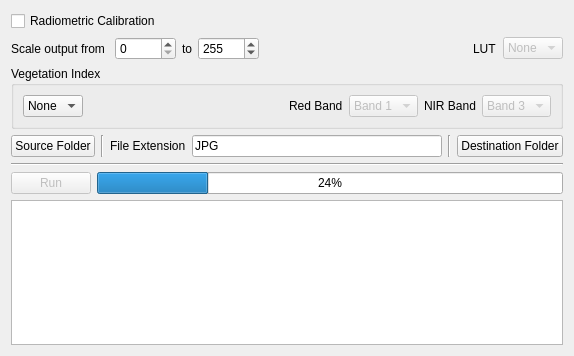
<?xml version="1.0" encoding="UTF-8"?>
<ui version="4.0">
 <class>Processor</class>
 <widget class="QWidget" name="Processor">
  <property name="geometry">
   <rect>
    <x>0</x>
    <y>0</y>
    <width>574</width>
    <height>356</height>
   </rect>
  </property>
  <property name="windowTitle">
   <string>Form</string>
  </property>
  <layout class="QGridLayout" name="gridLayout">
   <item row="0" column="0">
    <layout class="QVBoxLayout" name="verticalLayout_3">
     <item>
      <widget class="QCheckBox" name="checkBoxRadiometricCalibration">
       <property name="text">
        <string>Radiometric Calibration</string>
       </property>
      </widget>
     </item>
    </layout>
   </item>
   <item row="1" column="0">
    <layout class="QHBoxLayout" name="horizontalLayout">
     <item>
      <widget class="QLabel" name="label_3">
       <property name="text">
        <string>Scale output from </string>
       </property>
      </widget>
     </item>
     <item>
      <widget class="QSpinBox" name="spinBoxMin">
       <property name="maximum">
        <number>10000</number>
       </property>
      </widget>
     </item>
     <item>
      <widget class="QLabel" name="label_4">
       <property name="text">
        <string>to</string>
       </property>
      </widget>
     </item>
     <item>
      <widget class="QSpinBox" name="spinBoxMax">
       <property name="maximum">
        <number>10000</number>
       </property>
       <property name="value">
        <number>255</number>
       </property>
      </widget>
     </item>
     <item>
      <spacer name="horizontalSpacer">
       <property name="orientation">
        <enum>Qt::Horizontal</enum>
       </property>
       <property name="sizeHint" stdset="0">
        <size>
         <width>40</width>
         <height>20</height>
        </size>
       </property>
      </spacer>
     </item>
     <item>
      <widget class="QLabel" name="label_6">
       <property name="text">
        <string>LUT</string>
       </property>
      </widget>
     </item>
     <item>
      <widget class="QComboBox" name="comboBoxLut">
       <property name="enabled">
        <bool>false</bool>
       </property>
       <item>
        <property name="text">
         <string>None</string>
        </property>
       </item>
      </widget>
     </item>
    </layout>
   </item>
   <item row="2" column="0">
    <widget class="QGroupBox" name="groupBox">
     <property name="title">
      <string>Vegetation Index</string>
     </property>
     <property name="flat">
      <bool>false</bool>
     </property>
     <property name="checkable">
      <bool>false</bool>
     </property>
     <layout class="QHBoxLayout" name="horizontalLayout_4">
      <item>
       <widget class="QComboBox" name="comboBoxIndex">
        <item>
         <property name="text">
          <string>None</string>
         </property>
        </item>
        <item>
         <property name="text">
          <string>NDVI</string>
         </property>
        </item>
       </widget>
      </item>
      <item>
       <spacer name="horizontalSpacer_2">
        <property name="orientation">
         <enum>Qt::Horizontal</enum>
        </property>
        <property name="sizeHint" stdset="0">
         <size>
          <width>134</width>
          <height>20</height>
         </size>
        </property>
       </spacer>
      </item>
      <item>
       <widget class="QLabel" name="label">
        <property name="text">
         <string>Red Band</string>
        </property>
       </widget>
      </item>
      <item>
       <widget class="QComboBox" name="comboBoxRedBand">
        <property name="enabled">
         <bool>false</bool>
        </property>
        <item>
         <property name="text">
          <string>Band 1</string>
         </property>
        </item>
        <item>
         <property name="text">
          <string>Band 2</string>
         </property>
        </item>
        <item>
         <property name="text">
          <string>Band 3</string>
         </property>
        </item>
       </widget>
      </item>
      <item>
       <widget class="QLabel" name="label_2">
        <property name="text">
         <string>NIR Band</string>
        </property>
       </widget>
      </item>
      <item>
       <widget class="QComboBox" name="comboBoxNirBand">
        <property name="enabled">
         <bool>false</bool>
        </property>
        <property name="currentIndex">
         <number>2</number>
        </property>
        <item>
         <property name="text">
          <string>Band 1</string>
         </property>
        </item>
        <item>
         <property name="text">
          <string>Band 2</string>
         </property>
        </item>
        <item>
         <property name="text">
          <string>Band 3</string>
         </property>
        </item>
       </widget>
      </item>
     </layout>
    </widget>
   </item>
   <item row="3" column="0">
    <layout class="QHBoxLayout" name="horizontalLayout_3">
     <item>
      <widget class="QPushButton" name="pushButtonSource">
       <property name="maximumSize">
        <size>
         <width>16777215</width>
         <height>16777215</height>
        </size>
       </property>
       <property name="text">
        <string>Source Folder</string>
       </property>
      </widget>
     </item>
     <item>
      <widget class="Line" name="line">
       <property name="orientation">
        <enum>Qt::Vertical</enum>
       </property>
      </widget>
     </item>
     <item>
      <widget class="QLabel" name="label_5">
       <property name="text">
        <string>File Extension</string>
       </property>
      </widget>
     </item>
     <item>
      <widget class="QLineEdit" name="lineEditFileExtension">
       <property name="text">
        <string>JPG</string>
       </property>
      </widget>
     </item>
     <item>
      <widget class="Line" name="line_3">
       <property name="orientation">
        <enum>Qt::Vertical</enum>
       </property>
      </widget>
     </item>
     <item>
      <widget class="QPushButton" name="pushButtonDestination">
       <property name="maximumSize">
        <size>
         <width>16777215</width>
         <height>16777215</height>
        </size>
       </property>
       <property name="text">
        <string>Destination Folder</string>
       </property>
      </widget>
     </item>
    </layout>
   </item>
   <item row="4" column="0">
    <widget class="Line" name="line_2">
     <property name="orientation">
      <enum>Qt::Horizontal</enum>
     </property>
    </widget>
   </item>
   <item row="5" column="0">
    <layout class="QHBoxLayout" name="horizontalLayout_2">
     <item>
      <widget class="QPushButton" name="pushButtonRun">
       <property name="enabled">
        <bool>false</bool>
       </property>
       <property name="text">
        <string>Run</string>
       </property>
      </widget>
     </item>
     <item>
      <widget class="QProgressBar" name="progressBar">
       <property name="value">
        <number>24</number>
       </property>
      </widget>
     </item>
    </layout>
   </item>
   <item row="6" column="0">
    <widget class="QTextBrowser" name="textBrowser"/>
   </item>
  </layout>
  <zorder>line_2</zorder>
  <zorder>textBrowser</zorder>
  <zorder>groupBox</zorder>
 </widget>
 <resources/>
 <connections/>
</ui>
